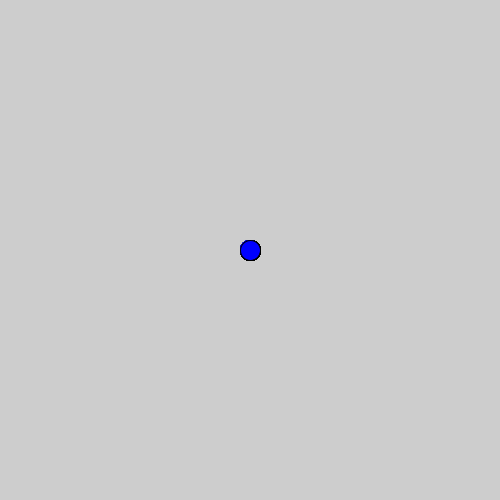
Frame 1 (no input)
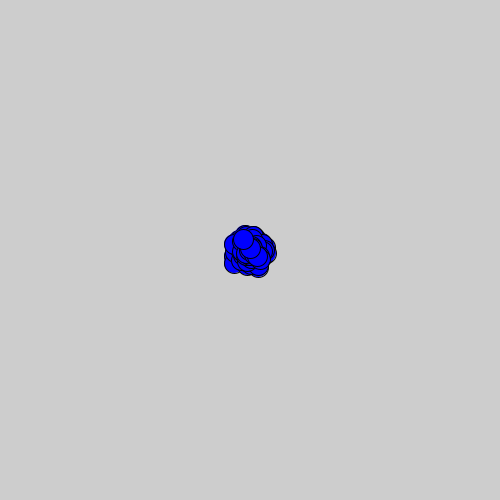
Frame 60 (the mouse pressed at the canvas centre just before this capture)
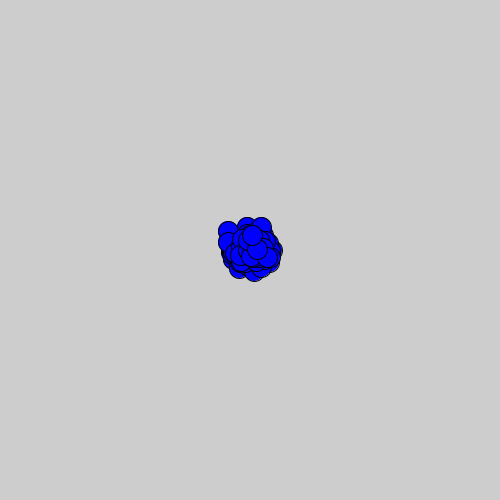
Frame 120 (the mouse held since frame 60 and released just before this capture)

The Processing sketch that drew these frames (run headless with seeded random() and noise(); from frame 60 on, the mouse is pressed at the canvas centre):

// Processing sketch: Walker_Array
// ── Walker_Array.pde
Walker[] aBunch;

void setup()
{
  size(500, 500);
  aBunch = new Walker[300];
  for (int i = 0; i < aBunch.length; i++)
  {
  aBunch[i] = new Walker();
  }
}

void draw()
{
  background(205);
  for(int i = 0; i < aBunch.length; i++)
  {
  aBunch[i].show();
  aBunch[i].walk();
  }
}
class Walker
{
  int myX, myY;
  Walker()
  {
    myX = myY = 250;
  }
  void walk()
  {
    myX = myX + (int)(Math.random()*3) - 1;
    myY = myY + (int)(Math.random()*3) - 1;
  }
  void show()
  {
    fill(0, 0, 255);
    ellipse(myX, myY, 20, 20);
  }
}
